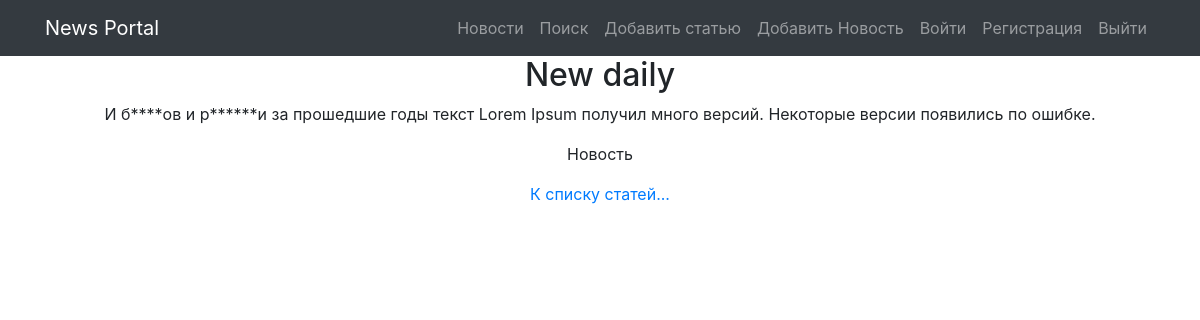
Screenshot of /news/4/ with the database file from the repository.
### news/models.py (models this page shows, shortened)
class Post(models.Model):
    class Meta:
        verbose_name = 'Пост'
        verbose_name_plural = 'Посты'
    ARTICLE = 'article'
    NEWS = 'news'
    POST_TYPES = [
        (ARTICLE, 'Статья'),
        (NEWS, 'Новость'),
    ]
    author = models.ForeignKey(Author, verbose_name='Автор', on_delete=models.CASCADE)
    post_type = models.CharField(max_length=10, verbose_name='тип поста', choices=POST_TYPES)
    created_at = models.DateTimeField(auto_now_add=True)
    category = models.ManyToManyField(Category, verbose_name='Категория', through='PostCategory')
    title = models.CharField(max_length=200, verbose_name='Заголовок')
    text = models.TextField(verbose_name='Содержание')
    rating = models.IntegerField(default=0, verbose_name='Рейтинг')

### news/views.py (the view)
# urls.py: path('news/<int:pk>/', PostDetailView.as_view(), name='post_detail'),
class PostDetailView(DetailView):
    model = Post
    template_name = 'news/post_detail.html'
    context_object_name = 'post'

### news/templatetags/custom_filters.py (called while the page is built)
@register.filter()
def censor(post_text: str):
    if not isinstance(post_text, str):
        raise ValueError('Можно применить только к строке!')  # Если строка, то в ней уже ищем плохие слова
    if 'редиск' or 'баран' in post_text:
        text = post_text.replace('редиск', 'р******')
        text = text.replace('баран', 'б****')
        return text

### templates/news/post_detail.html (shortened to what this page needs)
{% extends 'flatpages/default.html' %}
{% load custom_filters %}
{% block content %}
  <h2>{{ post.title }}</h2>
  <p>{{ post.text|censor }}</p>
  <p>
	  {% if post.post_type == 'news' %}
		  <td>Новость</td>
		  {% else %}
		  <td>Статья</td>
	  {% endif %}
  </p>
	<a href="{% url 'news_list' %}" class="card-link">К списку статей...</a>
{% endblock %}

### rows the page displays
Post: title "New daily", text|censor "И б****ов и р******и за прошедшие годы текст Lorem Ipsum получил много версий. Некоторые версии появились по ошибке."
